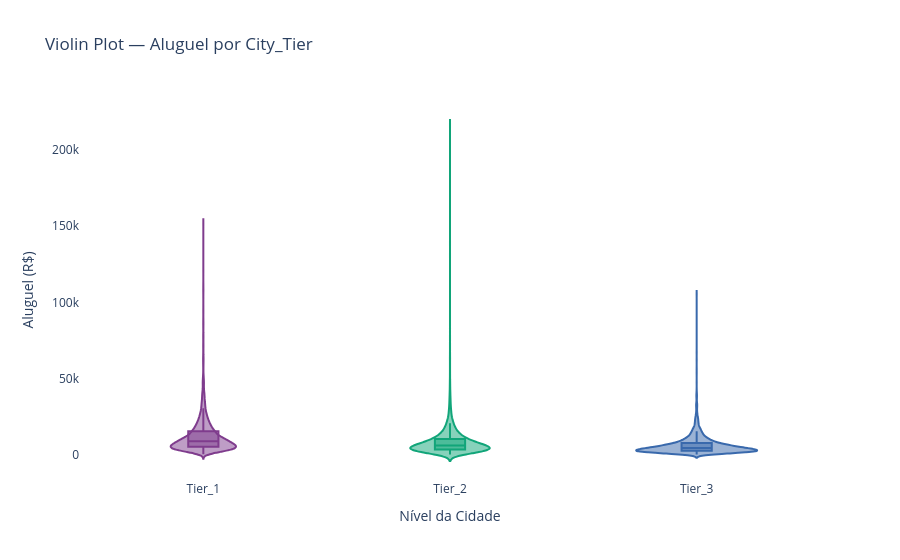

Notebook cell for this chart:
### Markdown cell above
## 3. Violin Plot — Densidade da distribuição

### Code cell
fig = px.violin(
    df, x='City_Tier', y='Rent',
    color='City_Tier',
    box=True, points=False,
    title='Violin Plot — Aluguel por City_Tier',
    labels={'Rent': 'Aluguel (R$)', 'City_Tier': 'Nível da Cidade'},
    color_discrete_sequence=px.colors.qualitative.Bold
)
fig.update_layout(showlegend=False, plot_bgcolor='white')
fig.show()

#Enquanto o box plot esconde se a distribuição é bimodal ou tem um "pico" específico, o violin revela isso. 
# Se um tier tem dois picos de frequência (por exemplo, imóveis baratos e caros sem meio-termo), o violin mostra — o box plot não.

### Figure 1 — Plotly figure (JSON) as saved in the notebook; plotly's stock layout.template omitted (floating-point values rounded to 4 significant figures; data arrays with more than 128 entries replaced by an {"elided": "..."} marker saying what was removed)
{"data": [{"alignmentgroup": "True", "box": {"visible": true}, "hovertemplate": "Nível da Cidade=%{x}<br>Aluguel (R$)=%{y}<extra></extra>", "legendgroup": "Tier_1", "marker": {"color": "rgb(127, 60, 141)"}, "name": "Tier_1", "offsetgroup": "Tier_1", "orientation": "v", "points": false, "scalegroup": "True", "showlegend": true, "type": "violin", "x": {"elided": "5934 str values"}, "x0": " ", "xaxis": "x", "y": {"elided": "5934 float values"}, "y0": " ", "yaxis": "y"}, {"alignmentgroup": "True", "box": {"visible": true}, "hovertemplate": "Nível da Cidade=%{x}<br>Aluguel (R$)=%{y}<extra></extra>", "legendgroup": "Tier_2", "marker": {"color": "rgb(17, 165, 121)"}, "name": "Tier_2", "offsetgroup": "Tier_2", "orientation": "v", "points": false, "scalegroup": "True", "showlegend": true, "type": "violin", "x": {"elided": "10068 str values"}, "x0": " ", "xaxis": "x", "y": {"elided": "10068 float values"}, "y0": " ", "yaxis": "y"}, {"alignmentgroup": "True", "box": {"visible": true}, "hovertemplate": "Nível da Cidade=%{x}<br>Aluguel (R$)=%{y}<extra></extra>", "legendgroup": "Tier_3", "marker": {"color": "rgb(57, 105, 172)"}, "name": "Tier_3", "offsetgroup": "Tier_3", "orientation": "v", "points": false, "scalegroup": "True", "showlegend": true, "type": "violin", "x": {"elided": "3998 str values"}, "x0": " ", "xaxis": "x", "y": {"elided": "3998 float values"}, "y0": " ", "yaxis": "y"}], "layout": {"legend": {"title": {"text": "Nível da Cidade"}, "tracegroupgap": 0}, "plot_bgcolor": "white", "showlegend": false, "title": {"text": "Violin Plot — Aluguel por City_Tier"}, "violinmode": "overlay", "xaxis": {"anchor": "y", "categoryarray": ["Tier_1", "Tier_2", "Tier_3"], "categoryorder": "array", "domain": [0, 1], "title": {"text": "Nível da Cidade"}}, "yaxis": {"anchor": "x", "domain": [0, 1], "title": {"text": "Aluguel (R$)"}}}}
